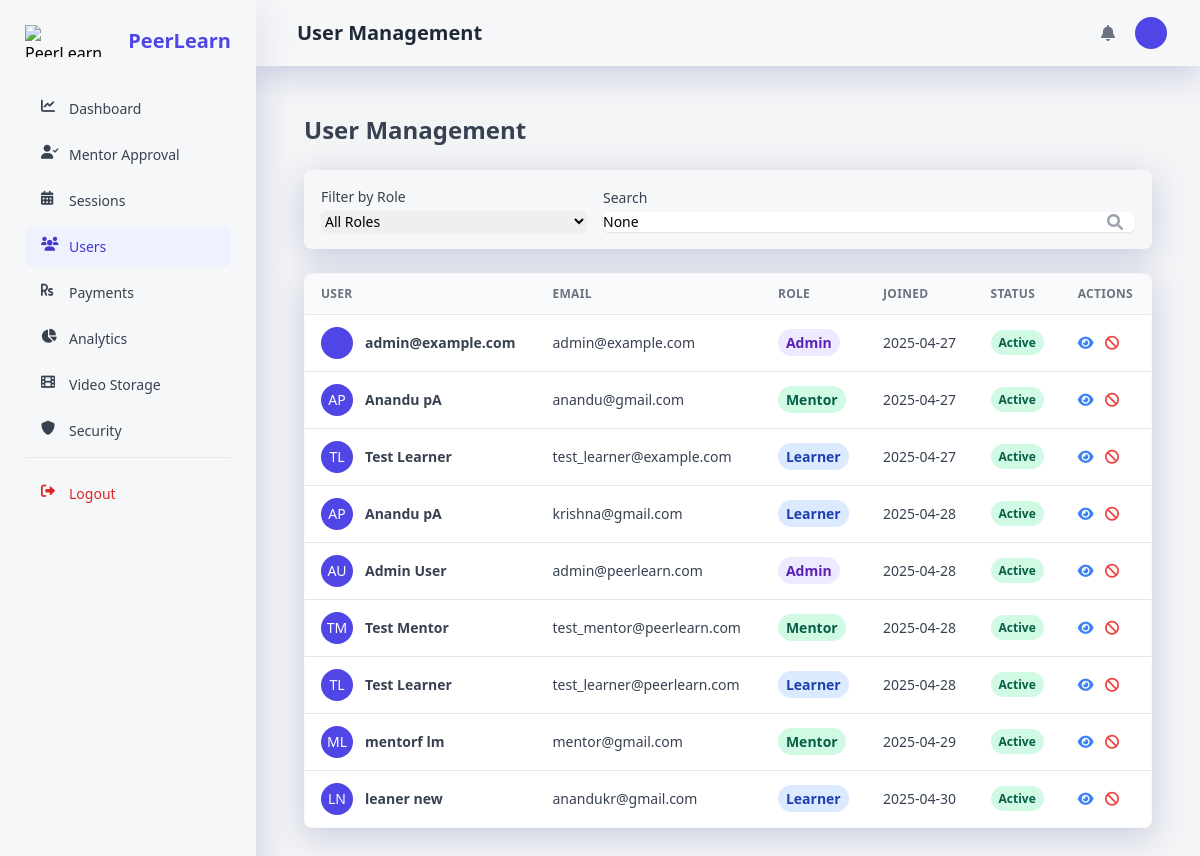
Page /admin-panel/users/ (signed in) on the committed database.
### users/models.py (models this page shows, shortened)
class User(AbstractUser):
    ROLE_CHOICES = (
        ('learner', _('Learner')),
        ('mentor', _('Mentor')),
        ('admin', _('Admin')),
    )
    username = None
    email = models.EmailField(_('email address'), unique=True)
    profile_picture = models.ImageField(_('profile picture'), upload_to='profile_pictures/', blank=True, null=True)
    role = models.CharField(_('role'), max_length=10, choices=ROLE_CHOICES, default='learner')
    two_factor_enabled = models.BooleanField(_('two-factor authentication'), default=False)
    USERNAME_FIELD = 'email'
    REQUIRED_FIELDS = []
    objects = UserManager()
    def get_full_name(self):
        return f"{self.first_name} {self.last_name}".strip() or self.email
    full_name = property(get_full_name)

### admin_panel/views.py (the view)
# urls.py: path('users/', views.user_management, name='user_management'),
@login_required
@user_passes_test(is_admin)
def user_management(request):
    users = User.objects.all()
    role_filter = request.GET.get('role')
    search_query = request.GET.get('q')
    if role_filter:
        users = users.filter(role=role_filter)
    if search_query:
        users = users.filter(
            Q(email__icontains=search_query) |
            Q(first_name__icontains=search_query) |
            Q(last_name__icontains=search_query)
        )
    context = {
        'users': users,
        'role_filter': role_filter,
        'search_query': search_query,
    }
    return render(request, 'admin_panel/user_management.html', context)

### admin_panel/views.py (called while the page is built)
def is_admin(user):
    return user.is_authenticated and user.role == 'admin'

### templates/admin_panel/user_management.html (shortened to what this page needs)
{% extends 'admin_panel/base.html' %}
{% load static %}
{% load i18n %}
{% block header_title %}{% trans "User Management" %}{% endblock %}
{% block content %}
<div class="container px-6 mx-auto">
    <h2 class="my-6 text-2xl font-semibold text-gray-700">
        {% trans "User Management" %}
    </h2>
    <div class="mb-6 p-4 bg-white rounded-lg shadow-xs glassmorphism">
        <form method="GET" class="flex flex-col md:flex-row items-center space-y-3 md:space-y-0 md:space-x-4">
            <div class="w-full md:w-1/3">
                <label for="role" class="block text-sm font-medium text-gray-700 mb-1">{% trans "Filter by Role" %}</label>
                <select name="role" id="role" class="block w-full rounded-md border-gray-300 shadow-sm focus:border-indigo-500 focus:ring-indigo-500 sm:text-sm"
                    onchange="this.form.submit()">
                    <option value="">{% trans "All Roles" %}</option>
                </select>
            </div>
            <div class="w-full md:w-2/3">
                <label for="search" class="block text-sm font-medium text-gray-700 mb-1">{% trans "Search" %}</label>
                <div class="relative rounded-md shadow-sm">
                    <input type="search" name="q" id="search" value="{{ search_query }}"
                        class="block w-full rounded-md border-gray-300 shadow-sm focus:border-indigo-500 focus:ring-indigo-500 sm:text-sm"
                        placeholder="{% trans 'Search by name or email' %}">
                    <button type="submit" class="absolute inset-y-0 right-0 px-3 flex items-center">
                        <i class="fas fa-search text-gray-400"></i>
                    </button>
                </div>
            </div>
        </form>
    </div>
    <div class="w-full overflow-hidden rounded-lg shadow-xs glassmorphism mb-8">
        <div class="w-full overflow-x-auto">
            {% if users %}
            <table class="w-full whitespace-no-wrap">
                <thead>
                    <tr class="text-xs font-semibold tracking-wide text-left text-gray-500 uppercase border-b bg-gray-50">
                        <th class="px-4 py-3">{% trans "User" %}</th>
                        <th class="px-4 py-3">{% trans "Email" %}</th>
                        <th class="px-4 py-3">{% trans "Role" %}</th>
                        <th class="px-4 py-3">{% trans "Joined" %}</th>
                        <th class="px-4 py-3">{% trans "Status" %}</th>
                        <th class="px-4 py-3">{% trans "Actions" %}</th>
                    </tr>
                </thead>
                <tbody class="bg-white divide-y">
                    {% for user in users %}
                    <tr class="text-gray-700">
                        <td class="px-4 py-3">
                            <div class="flex items-center text-sm">
                                {% if user.profile_picture %}
                                <div class="relative hidden w-8 h-8 mr-3 rounded-full md:block">
                                    <img class="object-cover w-full h-full rounded-full" src="{{ user.profile_picture.url }}" alt="{{ user.get_full_name }}" loading="lazy">
                                    <div class="absolute inset-0 rounded-full shadow-inner" aria-hidden="true"></div>
                                </div>
                                {% else %}
                                <div class="h-8 w-8 rounded-full bg-indigo-600 flex items-center justify-center text-white uppercase mr-3">
                                    {{ user.first_name|first }}{{ user.last_name|first }}
                                </div>
                                {% endif %}
                                <div>
                                    <p class="font-semibold">{{ user.get_full_name }}</p>
                                </div>
                            </div>
                        </td>
                        <td class="px-4 py-3 text-sm">
                            {{ user.email }}
                        </td>
                        <td class="px-4 py-3 text-sm">
                            <span class="px-2 py-1 font-semibold leading-tight rounded-full
                                {% if user.role == 'admin' %}bg-purple-100 text-purple-800
                                {% elif user.role == 'mentor' %}bg-green-100 text-green-800
                                {% else %}bg-blue-100 text-blue-800{% endif %}">
                                {{ user.get_role_display }}
                            </span>
                        </td>
                        <td class="px-4 py-3 text-sm">
                            {{ user.date_joined|date:"Y-m-d" }}
                        </td>
                        <td class="px-4 py-3 text-xs">
                            <span class="px-2 py-1 font-semibold leading-tight rounded-full {% if user.is_active %}bg-green-100 text-green-800{% else %}bg-red-100 text-red-800{% endif %}">
                                {% if user.is_active %}{% trans "Active" %}{% else %}{% trans "Inactive" %}{% endif %}
                            </span>
                        </td>
                        <td class="px-4 py-3 text-sm">
                            <button class="text-blue-500 hover:underline mr-2" onclick="showUserDetailsModal({{ user.id }})">
                                <i class="fas fa-eye"></i>
                            </button>
                            {% if user.is_active %}
                            <button class="text-red-500 hover:underline mr-2" onclick="confirmDeactivateUser({{ user.id }}, '{{ user.get_full_name }}')">
                                <i class="fas fa-ban"></i>
                            </button>
                            {% else %}
                            <button class="text-green-500 hover:underline mr-2" onclick="confirmActivateUser({{ user.id }}, '{{ user.get_full_name }}')">
                                <i class="fas fa-check"></i>
                            </button>
                            {% endif %}
                        </td>
                    </tr>
                    {% endfor %}
                </tbody>
            </table>
            {% else %}
            <div class="p-4 text-center text-gray-500">
                {% trans "No users match your filters." %}
            </div>
            {% endif %}
        </div>
    </div>
</div>
{% endblock %}

### templates/admin_panel/base.html (style rules this page uses)
.glassmorphism { background: rgba(255, 255, 255, 0.25); backdrop-filter: blur(10px); -webkit-backdrop-filter: blur(10px); border: 1px solid rgba(255, 255, 255, 0.18); box-shadow: 0 8px 32px 0 rgba(31, 38, 135, 0.2); }

### rows in the picture
User: get_full_name "admin@example.com", email "admin@example.com", role "Admin", date_joined "2025-04-27"
User: first_name|first "A", last_name|first "P", get_full_name "Anandu pA", email "anandu@gmail.com", role "Mentor", date_joined "2025-04-27"
User: first_name|first "T", last_name|first "L", get_full_name "Test Learner", email "test_learner@example.com", role "Learner", date_joined "2025-04-27"
User: first_name|first "A", last_name|first "P", get_full_name "Anandu pA", email "krishna@gmail.com", role "Learner", date_joined "2025-04-28"
User: first_name|first "A", last_name|first "U", get_full_name "Admin User", email "admin@peerlearn.com", role "Admin", date_joined "2025-04-28"
User: first_name|first "T", last_name|first "M", get_full_name "Test Mentor", email "test_mentor@peerlearn.com", role "Mentor", date_joined "2025-04-28"
User: first_name|first "T", last_name|first "L", get_full_name "Test Learner", email "test_learner@peerlearn.com", role "Learner", date_joined "2025-04-28"
User: first_name|first "M", last_name|first "L", get_full_name "mentorf lm", email "mentor@gmail.com", role "Mentor", date_joined "2025-04-29"
User: first_name|first "L", last_name|first "N", get_full_name "leaner new", email "anandukr@gmail.com", role "Learner", date_joined "2025-04-30"
